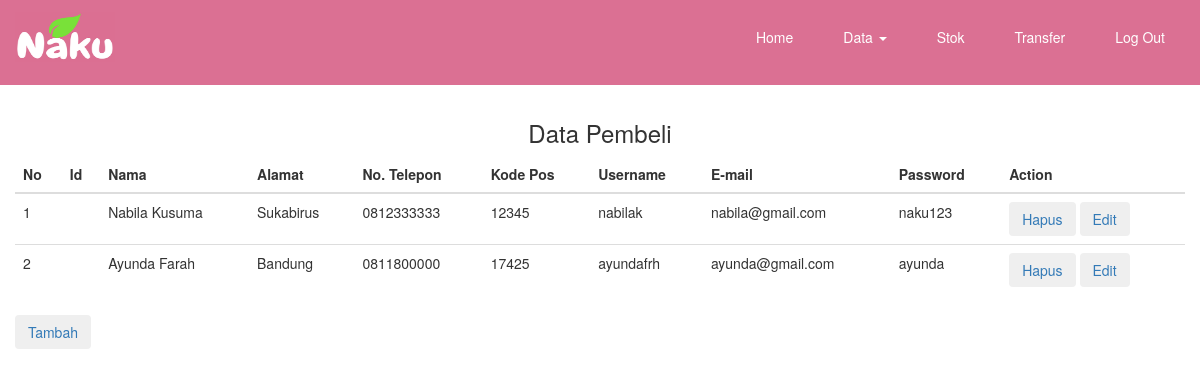
The app's page /data-c.php with its own data.
### tables this page shows
CREATE TABLE `customer` (
  `nama` varchar(50) NOT NULL,
  `alamat` varchar(50) NOT NULL,
  `notelp` varchar(12) NOT NULL,
  `kodepos` int(11) NOT NULL,
  `username` varchar(20) NOT NULL,
  `email` varchar(50) NOT NULL,
  `password` varchar(10) NOT NULL
);

### data-c.php (the view, shortened to what this page needs)
<!DOCTYPE html>
<html>
<head>
  	<link rel="stylesheet" type="text/css" href="css/admin.css">
</head>
<body>
<?php include "navbar.php"; ?>
	<div class="container">
		<div class="row">
			<center>
				<h3>Data Pembeli</h3>
			</center>
			<table class="table table-hover">
				<thead>
					<tr>
						<th>No</th>
						<th>Id</th>
						<th>Nama</th>
						<th>Alamat</th>
						<th>No. Telepon</th>
						<th>Kode Pos</th>
						<th>Username</th>
						<th>E-mail</th>
						<th>Password</th>
						<th>Action</th>
					</tr>
				</thead>
				<tbody>
					<?php
						include "config.php";
						$sql = mysqli_query($conn, "SELECT * FROM customer");
						$no = 1;
					?>
					<?php
						while ($data = mysqli_fetch_array($sql)) {
					?>
					<tr>
						<td><?php echo $no++ ?></td>
						<td><?php echo $data['id'] ?></td>
						<td><?php echo $data['nama'] ?></td>
						<td><?php echo $data['alamat'] ?></td>
						<td><?php echo $data['notelp'] ?></td>
						<td><?php echo $data['kodepos'] ?></td>
						<td><?php echo $data['username'] ?></td>
						<td><?php echo $data['email'] ?></td>
						<td><?php echo $data['password'] ?></td>
						<td>
						<button type="button" class="btn"><a href="hapus-data-c.php?id=<?php echo $data['id']; ?>">Hapus</a></button>
              			<button type="button" class="btn"><a href="form-edit-data-c.php?id=<?php echo $data['id'];?>">Edit</a></button>
						</td>
					</tr>
					<?php
						}
					?>
				</tbody>
			</table>
			<button type="button" class="btn"><a href="tambah-data-c.php?">Tambah</a></button>
		</div>
	</div>
</body>
</html>

### css/admin.css (style rules this page uses)
.row { margin-top: 100px; }

### records on screen
customer: nama "Nabila Kusuma", alamat "Sukabirus", notelp "0812333333", kodepos "12345", username "nabilak", email "nabila@gmail.com", password "naku123"
customer: nama "Ayunda Farah", alamat "Bandung", notelp "0811800000", kodepos "17425", username "ayundafrh", email "ayunda@gmail.com", password "ayunda"
